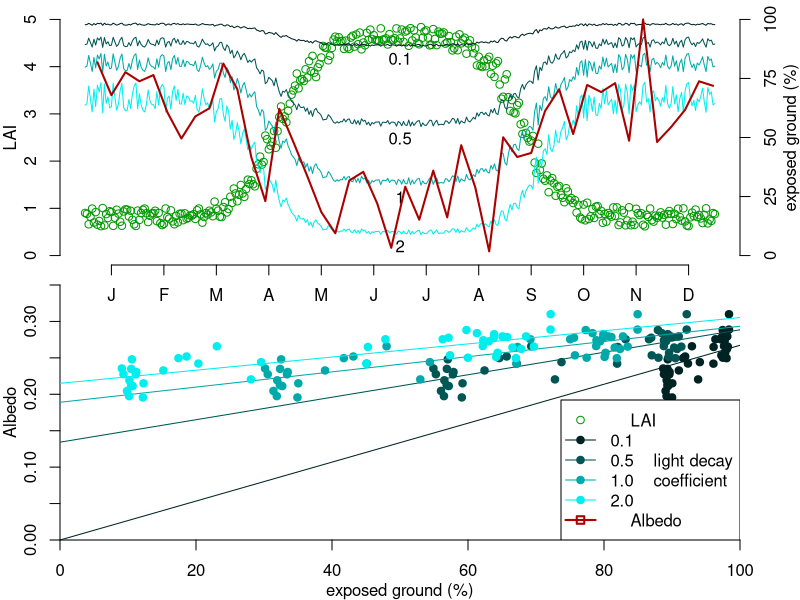

Write R code to recreate this figure.
lai_col    = '#009900'
k_cols     = c('#002222', '#005555', '#00AAAA', '#00EEEE')
albedo_col = '#AA0000'

par(mfrow = c(2,1), mar = c(1, 3, 0, 3), oma = c(2, 0, 0.5, 0))

x = seq(0, 12, length.out = 361)

lai = (runif(361, 0, 1) * 0.1 + cos(seq(pi, 3*pi, length.out = 361)))*0.5 + 0.3
lai = 1/(1+exp(-10*(lai - 0.5)))
lai = lai  + 0.15 + runif(361, 0, 0.1)


plot(range(x), c(0, 1), axes = FALSE, type = 'n')	
points(x, lai * 0.8, col = lai_col)
axis(1, 0.5:11.5, c('J', 'F', 'M', 'A', 'M', 'J', 'J', 'A', 'S', 'O', 'N', 'D'))
axis(2, seq(0, 1, 0.2), 0:5)
mtext('LAI', side = 2, line = 2)
axis(4, seq(0, 1, 0.25), seq(0, 100, 25))
mtext('exposed ground (%)', side = 4, line = 2)

	
calSoil <- function(k, col = NULL) {
	soil = exp(- k * 	lai)
	if (!is.null(col)) {	
		lines(x, soil, col = col)
		text(x=6, y=min(soil) - 0.05, k)
	}
	return(soil)
}

soils = mapply(calSoil, c(0.1, 0.5, 1.0, 2.0), k_cols, SIMPLIFY = FALSE)

soil_albedo = 0.3
veg_albedo = 0.2

soilsX = calSoil(1.3)
soilsX = soilsX + runif(361, -0.3, 0.3)


albedo = soil_albedo * soilsX + veg_albedo * (1-soilsX)
albedoP = albedo - min(albedo)
albedoP = albedoP / max(albedoP)
index = seq(0, 360, 8)
lines(x[index], albedoP[index], col = albedo_col, lwd = 2)

plot(c(0, 1), c(0.0,0.35), axes = FALSE, xaxs = 'i', yaxs = 'i', type = 'n')
axis(1, seq(0, 1, 0.2), seq(0, 100, 20))
axis(2)
mtext('exposed ground (%)', side = 1, line = 2)
mtext('Albedo', side = 2, line = 2)

boundedLinear <- function(x, y0, y1) 
	(y1 - y0) * x + y0

plotSoils <- function(soil,  col) {
	x = soil[index]
	y = albedo[index]
	points(x,y, col = col, pch = 19)
	fit = nls(y ~ boundedLinear(x, y0, y1), data = data.frame(x = x, y = y), 
		      lower = c(y0 = 0, y1 = 0), upper = c(y0 = 1, y1 = 1), start = c(y0 = 0.1, y1 = 0.9),
			  algorithm = "port")
			  
	print(fit)
	xline = seq(0, 100)
	yline = predict(fit, newdata = data.frame(x = xline))
	lines(xline, yline, col = col)
}

mapply(plotSoils, soils, col = k_cols)
legend('bottomright', c('    LAI', '0.1', '0.5    light decay', '1.0    coefficient', '2.0', '    Albedo'),
		pch = c(1, 19, 19, 19, 19, 0), lwd = c(NaN, 1, 1, 1, 1, 2), col = c(lai_col, k_cols, albedo_col))